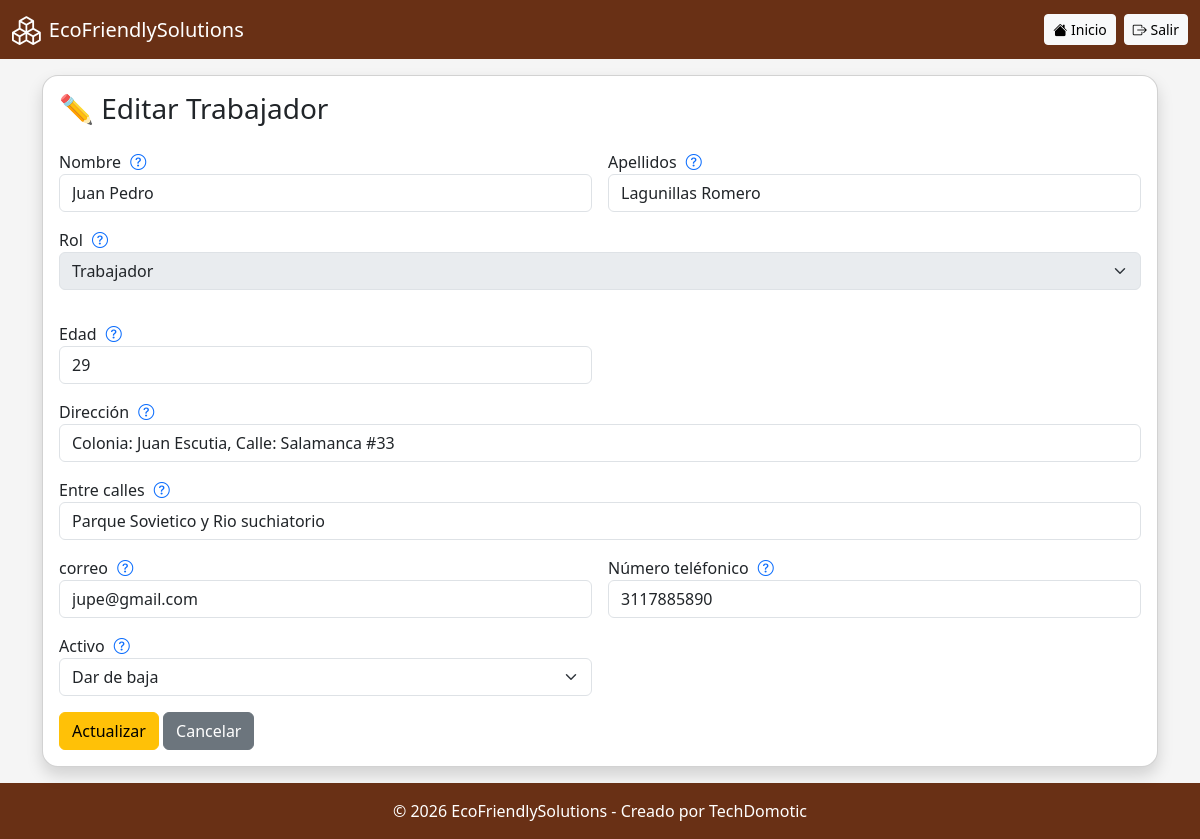
Page /rh/editar.php?id=1 (signed in) on the committed database.
### tables this page shows
CREATE TABLE `rh` (
  `id_trabajador` int(11) NOT NULL,
  `nombre` varchar(100) NOT NULL,
  `apellidos` varchar(150) DEFAULT NULL,
  `rol` tinyint(1) NOT NULL DEFAULT 0,
  `password` varchar(150) DEFAULT NULL,
  `edad` int(11) DEFAULT NULL,
  `direccion` varchar(150) DEFAULT NULL,
  `entre_calles` varchar(200) DEFAULT NULL,
  `correo` varchar(100) DEFAULT NULL,
  `numero_telefonico` bigint(11) DEFAULT NULL,
  `activo` tinyint(1) NOT NULL DEFAULT 1,
  `fecha_creacion` timestamp NOT NULL DEFAULT current_timestamp()
);

### rh/editar.php (the view, shortened to what this page needs)
<?php
include '../includes/conexion.php';
include '../includes/header.php';
$id = intval($_GET['id']);
$trabajador = $conn->query("
SELECT * FROM rh WHERE id_trabajador=$id
")->fetch_assoc();
?>
<div class="card shadow rounded-4">
<div class="card-body">
<h3 class="mb-4">✏️ Editar Trabajador</h3>
<form method="POST" class="row g-3">
<div class="col-md-6">
<label>Nombre
    <i class="bi bi-question-circle text-primary"
     style="cursor: pointer; margin-left: 5px;"
     data-bs-toggle="tooltip"
     data-bs-placement="top"
     title="Escriba el nombre del trabajador">
    </i>
</label>
<input type="text" name="nombre"
class="form-control"
value="<?= htmlspecialchars($trabajador['nombre']); ?>"
required>
</div>
<div class="col-md-6">
<label>Apellidos
    <i class="bi bi-question-circle text-primary"
     style="cursor: pointer; margin-left: 5px;"
     data-bs-toggle="tooltip"
     data-bs-placement="top"
     title="Escriba los apellidos del trabajador">
    </i>
</label>
<input type="text"
name="apellidos"
class="form-control"
value="<?= htmlspecialchars ($trabajador['apellidos']); ?>"
required>
</div>
<div class="mb-3">
<label>Rol
    <i class="bi bi-question-circle text-primary"
     style="cursor: pointer; margin-left: 5px;"
     data-bs-toggle="tooltip"
     data-bs-placement="top"
     title="Seleccione el rol que ejercera la persona en la empresa">
    </i>
</label>
<select name="rol" id="rolSelect" class="form-select">
    <option value="0" <?= $trabajador['rol']=='0'?'selected':'' ?>>Trabajador</option>
</select>
</div>
<div class="col-md-6">
<label>Edad
    <i class="bi bi-question-circle text-primary"
     style="cursor: pointer; margin-left: 5px;"
     data-bs-toggle="tooltip"
     data-bs-placement="top"
     title="Anote la edad de la persona">
    </i>
</label>
<input type="text" name="edad"
class="form-control"
value="<?= htmlspecialchars($trabajador['edad']); ?>"
required>
</div>
<div class="col-12">
<label>Direcci&oacute;n
    <i class="bi bi-question-circle text-primary"
     style="cursor: pointer; margin-left: 5px;"
     data-bs-toggle="tooltip"
     data-bs-placement="top"
     title="Escribe la dirección del trabajador">
    </i>
</label>
<input type="text" name="direccion"
class="form-control"
value="<?= htmlspecialchars($trabajador['direccion']); ?>"
required>
</div>
<div class="col-12">
<label>Entre calles
    <i class="bi bi-question-circle text-primary"
     style="cursor: pointer; margin-left: 5px;"
     data-bs-toggle="tooltip"
     data-bs-placement="top"
     title="Escriba las calles paralelas al domicilio del trabajador">
    </i>
</label>
<input type="text" name="entre_calles"
class="form-control"
value="<?= htmlspecialchars($trabajador['entre_calles']); ?>"
required>
</div>
<div class="col-md-6">
<label>correo
    <i class="bi bi-question-circle text-primary"
     style="cursor: pointer; margin-left: 5px;"
     data-bs-toggle="tooltip"
     data-bs-placement="top"
     title="Escriba el medio por el cual el trabajador recibe mensajes electrónicos">
    </i>
</label>
<input type="text" name="correo"
class="form-control"
value="<?= htmlspecialchars($trabajador['correo']); ?>"
required>
</div>
<div class="col-md-6">
<label>N&uacute;mero tel&eacute;fonico
    <i class="bi bi-question-circle text-primary"
     style="cursor: pointer; margin-left: 5px;"
     data-bs-toggle="tooltip"
     data-bs-placement="top"
     title="Escriba el número de contacto teléfonico del trabajador">
    </i>
</label>
<input type="text" name="numero_telefonico"
class="form-control"
value="<?= intval($trabajador['numero_telefonico']); ?>"
required>
</div>
<div class="col-md-6">
<label>Activo
    <i class="bi bi-question-circle text-primary"
     style="cursor: pointer; margin-left: 5px;"
     data-bs-toggle="tooltip"
     data-bs-placement="top"
     title="Seleccione si el trabajador seguira activo o no">
    </i>
</label>
<select name="activo" id="activoSelect" class="form-select">
<option value="0" <?= $trabajador['activo']=='0'?'selected':'' ?>>Dar de baja</option>
</select>
</div>
<div class="col-12 mt-3">
<button class="btn btn-warning">Actualizar</button>
<a href="listar.php" class="btn btn-secondary">Cancelar</a>
</div>
</form>
</div>
</div>
<?php include '../includes/footer.php'; ?>

### css/estilos.css (style rules this page uses)
:root { --main-brown: #693015; }
body { background: #f5f5f5; display: flex; flex-direction: column; min-height: 100vh; }

### rows in the picture
rh: nombre "Juan Pedro", apellidos "Lagunillas Romero", rol "Trabajador", edad "29", direccion "Colonia: Juan Escutia, Calle: Salamanca #33", entre_calles "Parque Sovietico y Rio suchiatorio", correo "jupe@gmail.com", numero_telefonico "3117885890", activo "Dar de baja"

### other values in the picture
$pageTitle "EcoFriendlySolutions"
